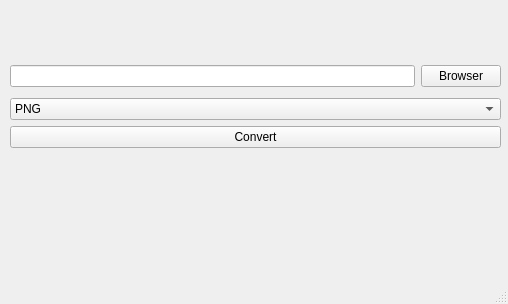
<?xml version="1.0" encoding="UTF-8"?>
<ui version="4.0">
 <class>MainWindow</class>
 <widget class="QMainWindow" name="MainWindow">
  <property name="geometry">
   <rect>
    <x>0</x>
    <y>0</y>
    <width>508</width>
    <height>304</height>
   </rect>
  </property>
  <property name="windowTitle">
   <string>MainWindow</string>
  </property>
  <widget class="QWidget" name="centralwidget">
   <widget class="QWidget" name="">
    <property name="geometry">
     <rect>
      <x>10</x>
      <y>60</y>
      <width>491</width>
      <height>93</height>
     </rect>
    </property>
    <layout class="QVBoxLayout" name="verticalLayout_2">
     <item>
      <layout class="QHBoxLayout" name="horizontalLayout">
       <item>
        <widget class="QLineEdit" name="lineEdit"/>
       </item>
       <item>
        <widget class="QPushButton" name="btnBrowser">
         <property name="text">
          <string>Browser</string>
         </property>
        </widget>
       </item>
      </layout>
     </item>
     <item>
      <layout class="QVBoxLayout" name="verticalLayout">
       <item>
        <widget class="QComboBox" name="cmb">
         <item>
          <property name="text">
           <string>PNG</string>
          </property>
         </item>
         <item>
          <property name="text">
           <string>JPEG</string>
          </property>
         </item>
         <item>
          <property name="text">
           <string>BMP</string>
          </property>
         </item>
        </widget>
       </item>
       <item>
        <widget class="QPushButton" name="btnConverter">
         <property name="text">
          <string>Convert</string>
         </property>
        </widget>
       </item>
      </layout>
     </item>
    </layout>
   </widget>
  </widget>
  <widget class="QMenuBar" name="menubar">
   <property name="geometry">
    <rect>
     <x>0</x>
     <y>0</y>
     <width>508</width>
     <height>22</height>
    </rect>
   </property>
  </widget>
  <widget class="QStatusBar" name="statusbar"/>
 </widget>
 <resources/>
 <connections/>
</ui>
